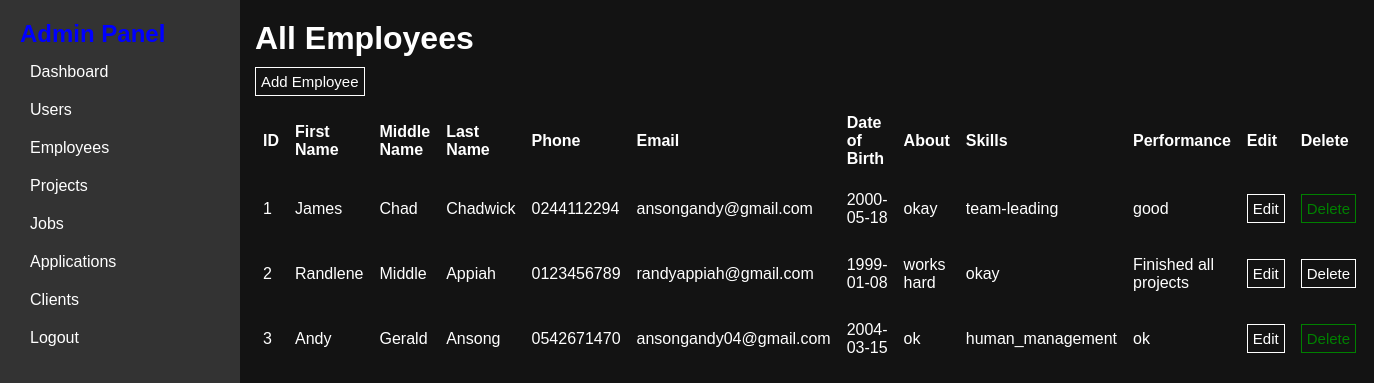
The app's page /showEmployees with its own data.
### mainApp/models.py (models this page shows)
class Employee(db.Model):
    id = db.Column(db.Integer, primary_key=True, nullable=False, autoincrement=True)
    user_id = db.Column(db.Integer, db.ForeignKey("user.id"))
    job_id = db.Column(db.Integer, db.ForeignKey('job.id'))
    date_employed = db.Column(db.Date, default=datetime.date.today())
    about = db.Column(db.String(150), default="No description")
    skills = db.Column(db.String(100), default="Not assessed")
    performance = db.Column(db.String(100), default="Not assessed")
    work_email = db.Column(db.String(50))
    isManager = db.Column(db.Boolean, default=False)
    manager_id = db.Column(db.Integer, db.ForeignKey('employee.id'))
    PROJECT = db.relationship('Projects', secondary=employee_project, backref='em_projects')
    employees = db.relationship('Employee', backref=db.backref('manager', remote_side=[id]))
    user = db.relationship('User', back_populates="EMPLOYEE", viewonly=True)

class User(db.Model, UserMixin):
    id = db.Column(db.Integer, primary_key=True, nullable=False, autoincrement=True)
    firstName = db.Column(db.String(50), nullable=False)
    middleName = db.Column(db.String(50), nullable=False)
    lastName = db.Column(db.String(50), nullable=False)
    phone = db.Column(db.Integer, unique=True)
    email = db.Column(db.String(100), unique=True, nullable=False)
    date_of_birth = db.Column(db.String(12), nullable=False)
    img = db.Column(db.String(), nullable=False)
    password = db.Column(db.String(150), nullable=False)
    is_superuser = db.Column(db.Boolean, default=False)
    is_admin = db.Column(db.Boolean, default=False)
    isSubscribed = db.Column(db.Boolean, default=False)
    EMPLOYEE = db.relationship('Employee', back_populates='user', cascade='all,delete-orphan', viewonly=True)
    APPLICANT = db.relationship('Applicant', cascade='all,delete-orphan')

### mainApp/auth.py (the view)
@login_required
@auth.route('/showEmployees')
def showEmployees():
    employees = Employee.query.all()
    return render_template('admin/showEmployees.html', employees=employees)

### mainApp/templates/admin/showEmployees.html (shortened to what this page needs)
{% extends 'base.html' %}
{% block body %}
    {% include 'sidebar.html' %}
	<div class="main-content">
        <h1>All Employees</h1>
		<a href="{{url_for('auth.addEmployee')}}"><button>Add Employee</button></a>
	<table>
		<thead>
			<tr>
				<th>ID</th>
				<th>First Name</th>
				<th>Middle Name</th>
				<th>Last Name</th>
				<th>Phone</th>
				<th>Email</th>
				<th>Date of Birth</th>
				<th>About</th>
				<th>Skills</th>
				<th>Performance</th>
				<th>Edit</th>
				<th>Delete</th>
			</tr>
		</thead>
		<tbody>
			{% for employee in employees %}
				<tr>
					<td>{{ employee.id }}</td>
					<td>{{ employee.user.firstName }}</td>
					<td>{{ employee.user.middleName }}</td>
					<td>{{ employee.user.lastName }}</td>
					<td>0{{ employee.user.phone }}</td>
					<td>{{ employee.user.email }}</td>
					<td>{{ employee.user.date_of_birth }}</td>
					<td>{{ employee.about }}</td>
					<td>{{ employee.skills }}</td>
					<td>{{ employee.performance }}</td>
					<td><a href="{{url_for('auth.editEmployee',id=employee.id)}}"><button>Edit</button></a></td>
					<td><a href="{{url_for('auth.deleteEmployee', id=employee.id)}}">
						<button {% if employee.isManager %}style="border-color:green;color:green;"{% endif %}>Delete</button>
					    </a>
					</td>
				</tr>
			{% endfor %}
		</tbody>
	</table>
	</div>
{% endblock %}

### mainApp/static/styles.css (style rules this page uses)
* { padding:0; margin: 0; }
a { color:blue; text-decoration: none; }
body { background-color: rgb(19, 19, 19); color:white; font-family: Arial, sans-serif; }

### mainApp/static/auth.css (style rules this page uses)
* { padding:0; margin: 0; }
a { text-decoration: none; color:blue; }
body { background-color: rgb(19, 19, 19); }
.main-content { margin-left: 235px; padding: 20px; }
.main-content button { margin: 10px 0; padding: 5px; background-color: transparent; border: 1px solid white; color: white; transition: .3s; font-size: 15px; }
table { border-collapse: collapse; width: 100%; }
th, td { text-align: left; padding: 8px; }

### records on screen
Employee: id "1", user.firstName "James", user.middleName "Chad", user.lastName "Chadwick", user.phone "244112294", user.email "ansongandy@gmail.com", user.date_of_birth "2000-05-18", about "okay", skills "team-leading", performance "good"
Employee: id "2", user.firstName "Randlene", user.middleName "Middle", user.lastName "Appiah", user.phone "123456789", user.email "randyappiah@gmail.com", user.date_of_birth "1999-01-08", about "works hard", skills "okay", performance "Finished all projects"
Employee: id "3", user.firstName "Andy", user.middleName "Gerald", user.lastName "Ansong", user.phone "542671470", user.email "ansongandy04@gmail.com", user.date_of_birth "2004-03-15", about "ok", skills "human_management", performance "ok"
